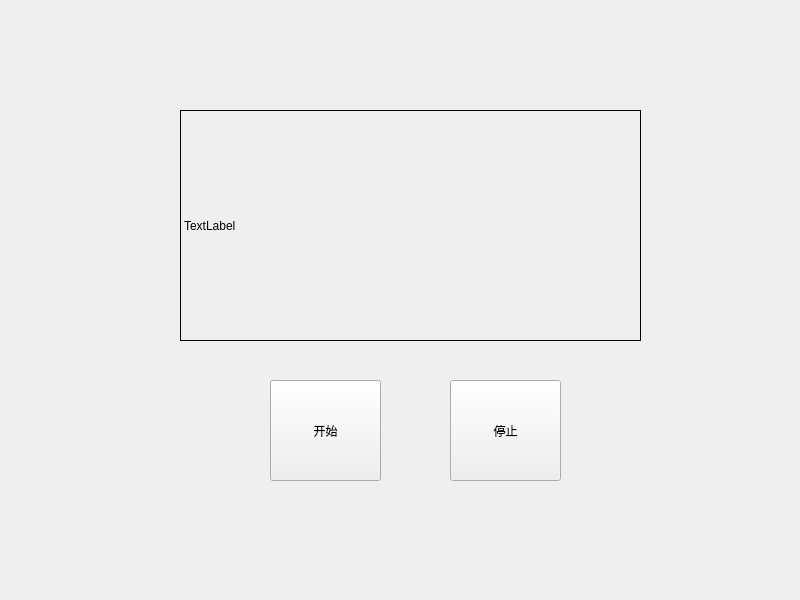
<?xml version="1.0" encoding="UTF-8"?>
<ui version="4.0">
 <class>Widget</class>
 <widget class="QWidget" name="Widget">
  <property name="geometry">
   <rect>
    <x>0</x>
    <y>0</y>
    <width>800</width>
    <height>600</height>
   </rect>
  </property>
  <property name="windowTitle">
   <string>Widget</string>
  </property>
  <widget class="QLabel" name="label">
   <property name="geometry">
    <rect>
     <x>180</x>
     <y>110</y>
     <width>461</width>
     <height>231</height>
    </rect>
   </property>
   <property name="frameShape">
    <enum>QFrame::Box</enum>
   </property>
   <property name="text">
    <string>TextLabel</string>
   </property>
  </widget>
  <widget class="QPushButton" name="pushButton">
   <property name="geometry">
    <rect>
     <x>270</x>
     <y>380</y>
     <width>111</width>
     <height>101</height>
    </rect>
   </property>
   <property name="text">
    <string>开始</string>
   </property>
  </widget>
  <widget class="QPushButton" name="pushButton_2">
   <property name="geometry">
    <rect>
     <x>450</x>
     <y>380</y>
     <width>111</width>
     <height>101</height>
    </rect>
   </property>
   <property name="text">
    <string>停止</string>
   </property>
  </widget>
 </widget>
 <resources/>
 <connections/>
</ui>
